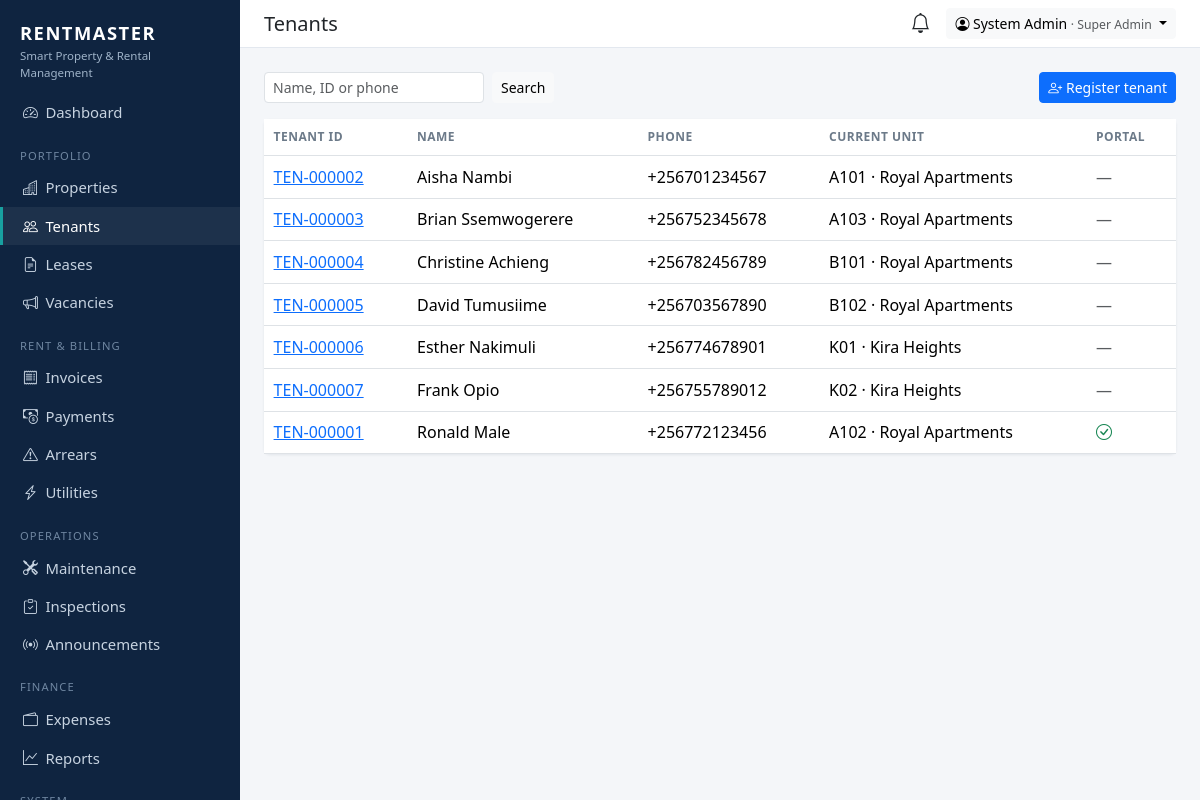
Page /tenants/ (signed in) on the committed database.
### apps/accounts/models.py (models this page shows, shortened)
class User(AbstractUser):
    role = models.CharField(max_length=20, choices=Role.choices, default=Role.TENANT)
    phone = models.CharField(max_length=20, blank=True)
    totp_secret = models.CharField(max_length=64, blank=True, editable=False)
    totp_enabled = models.BooleanField("Two-factor authentication", default=False, editable=False)
    def __str__(self):
        return self.get_full_name() or self.username

### apps/tenants/models.py (models this page shows, shortened)
class Tenant(models.Model):
    tenant_id = models.CharField(max_length=20, unique=True, editable=False)
    user = models.OneToOneField(
        settings.AUTH_USER_MODEL, null=True, blank=True, on_delete=models.SET_NULL,
        related_name="tenant_profile", help_text="Portal login (optional)",
    )
    full_name = models.CharField(max_length=150)
    phone = models.CharField(max_length=20, help_text="e.g. +256772000000")
    email = models.EmailField(blank=True)
    national_id = models.CharField("National ID / Passport No.", max_length=40, blank=True)
    occupation = models.CharField(max_length=100, blank=True)
    current_address = models.CharField(max_length=200, blank=True)
    emergency_contact_name = models.CharField(max_length=150, blank=True)
    emergency_contact_phone = models.CharField(max_length=20, blank=True)
    photo = models.FileField(upload_to="tenants/", blank=True, storage=private_storage, validators=[IMAGE_EXTS])
    registered_by = models.ForeignKey(settings.AUTH_USER_MODEL, null=True, blank=True, on_delete=models.SET_NULL,
                                      related_name="+", editable=False)
    created_at = models.DateTimeField(auto_now_add=True)
    class Meta:
        ordering = ["full_name"]
    @property
    def active_lease(self):
        return self.leases.filter(status=Lease.Status.ACTIVE).select_related("unit__building__property").first()

class Lease(models.Model):
    class Frequency(models.TextChoices):
        MONTHLY = "MONTHLY", "Monthly"
        QUARTERLY = "QUARTERLY", "Quarterly"
        BIANNUAL = "BIANNUAL", "Every 6 months"
        ANNUAL = "ANNUAL", "Annually"
    class Status(models.TextChoices):
        DRAFT = "DRAFT", "Draft"
        ACTIVE = "ACTIVE", "Active"
        EXPIRED = "EXPIRED", "Expired"
        TERMINATED = "TERMINATED", "Terminated"
    MONTHS_PER_PERIOD = {"MONTHLY": 1, "QUARTERLY": 3, "BIANNUAL": 6, "ANNUAL": 12}
    tenant = models.ForeignKey(Tenant, on_delete=models.PROTECT, related_name="leases")
    unit = models.ForeignKey(Unit, on_delete=models.PROTECT, related_name="leases")
    start_date = models.DateField()
    end_date = models.DateField()
    monthly_rent = models.DecimalField(max_digits=12, decimal_places=0)
    security_deposit = models.DecimalField(max_digits=12, decimal_places=0, default=0)
    payment_frequency = models.CharField(max_length=10, choices=Frequency.choices, default=Frequency.MONTHLY)
    due_day = models.PositiveSmallIntegerField(default=1, help_text="Day of month rent is due (1-28)")
    grace_period_days = models.PositiveSmallIntegerField(default=5)
    late_fee = models.DecimalField(max_digits=12, decimal_places=0, default=0, help_text="Flat fee once grace period ends")
    status = models.CharField(max_length=12, choices=Status.choices, default=Status.ACTIVE)
    agreement = models.FileField(upload_to="leases/", blank=True, storage=private_storage, validators=[DOC_EXTS])
    notes = models.TextField(blank=True)
    created_at = models.DateTimeField(auto_now_add=True)
    class Meta:
        ordering = ["-start_date"]

### apps/properties/models.py (models this page shows, shortened)
class Unit(models.Model):
    class Type(models.TextChoices):
        SINGLE = "SINGLE", "Single room"
        DOUBLE = "DOUBLE", "Double room"
        STUDIO = "STUDIO", "Studio"
        ONE_BED = "1BR", "1 bedroom"
        TWO_BED = "2BR", "2 bedroom"
        THREE_BED = "3BR", "3 bedroom"
        SHOP = "SHOP", "Shop"
        OFFICE = "OFFICE", "Office"
    class Status(models.TextChoices):
        AVAILABLE = "AVAILABLE", "Available"
        RESERVED = "RESERVED", "Reserved"
        OCCUPIED = "OCCUPIED", "Occupied"
        MAINTENANCE = "MAINTENANCE", "Under maintenance"
        VACANT = "VACANT", "Vacant"
    building = models.ForeignKey(Building, on_delete=models.CASCADE, related_name="units")
    number = models.CharField(max_length=20)
    unit_type = models.CharField(max_length=10, choices=Type.choices, default=Type.ONE_BED)
    monthly_rent = models.DecimalField(max_digits=12, decimal_places=0)
    security_deposit = models.DecimalField(max_digits=12, decimal_places=0, default=0)
    status = models.CharField(max_length=15, choices=Status.choices, default=Status.AVAILABLE)
    electricity_meter = models.CharField(max_length=40, blank=True)
    water_meter = models.CharField(max_length=40, blank=True)
    photo = models.FileField(upload_to="units/", blank=True, validators=[IMAGE_EXTS])
    notes = models.TextField(blank=True)
    class Meta:
        ordering = ["building", "number"]
        unique_together = [("building", "number")]
    property = property(lambda self: self.building.property)

class Building(models.Model):
    property = models.ForeignKey(Property, on_delete=models.CASCADE, related_name="buildings")
    name = models.CharField(max_length=100, help_text="e.g. Block A")
    floors = models.PositiveSmallIntegerField(default=1)
    class Meta:
        ordering = ["property", "name"]
        unique_together = [("property", "name")]

class Property(models.Model):
    class Type(models.TextChoices):
        APARTMENT = "APARTMENT", "Apartment block"
        HOUSE = "HOUSE", "Houses / estate"
        COMMERCIAL = "COMMERCIAL", "Commercial"
        MIXED = "MIXED", "Mixed use"
        HOSTEL = "HOSTEL", "Hostel"
    class Status(models.TextChoices):
        ACTIVE = "ACTIVE", "Active"
        INACTIVE = "INACTIVE", "Inactive"
        UNDER_CONSTRUCTION = "UNDER_CONSTRUCTION", "Under construction"
    name = models.CharField(max_length=150)
    code = models.CharField(max_length=20, unique=True, help_text="Short code, e.g. ROYAL")
    property_type = models.CharField(max_length=20, choices=Type.choices, default=Type.APARTMENT)
    location = models.CharField(max_length=200)
    latitude = models.DecimalField(max_digits=9, decimal_places=6, null=True, blank=True)
    longitude = models.DecimalField(max_digits=9, decimal_places=6, null=True, blank=True)
    owner = models.ForeignKey(
        settings.AUTH_USER_MODEL, on_delete=models.PROTECT, related_name="owned_properties",
        limit_choices_to={"role": "OWNER"},
    )
    managers = models.ManyToManyField(
        settings.AUTH_USER_MODEL, blank=True, related_name="managed_properties",
        limit_choices_to={"role__in": ["MANAGER", "CARETAKER"]},
        help_text="Managers and caretakers who can work on this property.",
    )
    photo = models.FileField(upload_to="properties/", blank=True, validators=[IMAGE_EXTS])
    status = models.CharField(max_length=20, choices=Status.choices, default=Status.ACTIVE)
    notes = models.TextField(blank=True)
    created_at = models.DateTimeField(auto_now_add=True)
    class Meta:
        ordering = ["name"]
        verbose_name_plural = "properties"

### apps/tenants/views.py (the view)
# urls.py: path("", views.tenant_list, name="list"),
@role_required(*VIEW_ROLES)
def tenant_list(request):
    tenants = tenants_for(request.user)
    q = request.GET.get("q", "").strip()
    if q:
        tenants = tenants.filter(Q(full_name__icontains=q) | Q(tenant_id__icontains=q) | Q(phone__icontains=q))
    return render(request, "tenants/tenant_list.html", {"tenants": tenants, "q": q})

### apps/accounts/permissions.py (called while the page is built)
def role_required(*roles):
    def decorator(view):
        @wraps(view)
        def wrapped(request, *args, **kwargs):
            if not request.user.is_authenticated:
                from django.contrib.auth.views import redirect_to_login
                return redirect_to_login(request.get_full_path())
            if request.user.role not in roles:
                raise PermissionDenied
            return view(request, *args, **kwargs)
        return wrapped
    return decorator

### apps/core/scoping.py (called while the page is built, shortened)
def tenants_for(user):
    from apps.tenants.models import Tenant
    if user.role == Role.TENANT:
        return Tenant.objects.filter(user=user)
    if user.role in ALL_ACCESS:
        return Tenant.objects.all()

### templates/tenants/tenant_list.html
{% extends "base.html" %}{% load rm %}
{% block heading %}Tenants{% endblock %}
{% block content %}
<div class="d-flex gap-2 mb-3">
  <form class="d-flex gap-2" method="get"><input class="form-control form-control-sm" name="q" value="{{ q }}" placeholder="Name, ID or phone"><button class="btn btn-sm btn-light">Search</button></form>
  {% if nav.can_manage %}<a href="{% url 'tenants:create' %}" class="btn btn-primary btn-sm ms-auto"><i class="bi bi-person-plus"></i> Register tenant</a>{% endif %}
</div>
<div class="card"><div class="card-body p-0">
  <table class="table table-hover mb-0">
    <thead><tr><th>Tenant ID</th><th>Name</th><th>Phone</th><th>Current unit</th><th>Portal</th></tr></thead>
    {% for t in tenants %}
      <tr><td><a href="{% url 'tenants:detail' t.pk %}">{{ t.tenant_id }}</a></td><td>{{ t.full_name }}</td><td>{{ t.phone }}</td>
        <td>{% with l=t.active_lease %}{% if l %}{{ l.unit.number }} · {{ l.unit.building.property.name }}{% else %}<span class="text-muted">—</span>{% endif %}{% endwith %}</td>
        <td>{% if t.user_id %}<i class="bi bi-check-circle text-success"></i>{% else %}<span class="text-muted">—</span>{% endif %}</td></tr>
    {% empty %}<tr><td colspan="5" class="text-muted p-3">No tenants found.</td></tr>{% endfor %}
  </table>
</div></div>
{% endblock %}

### templates/base.html (shortened to what this page needs)
<!doctype html>
<html lang="en">
<head>
  <link href="https://cdn.jsdelivr.net/npm/bootstrap@5.3.3/dist/css/bootstrap.min.css" rel="stylesheet">
  <link href="https://cdn.jsdelivr.net/npm/bootstrap-icons@1.11.3/font/bootstrap-icons.min.css" rel="stylesheet">
</head>
<body>
{% if user.is_authenticated %}
{% with p=request.path %}
<nav class="rm-sidebar">
  <div class="brand">RENTMASTER<small>Smart Property &amp; Rental Management</small></div>
  <ul class="nav flex-column mt-2">
    <li><a class="nav-link {% if p == '/' %}active{% endif %}" href="{% url 'dashboard' %}"><i class="bi bi-speedometer2"></i>Dashboard</a></li>
    {% if nav.properties %}
    <li class="section">Portfolio</li>
    <li><a class="nav-link {% if '/properties/' in p %}active{% endif %}" href="{% url 'properties:list' %}"><i class="bi bi-buildings"></i>Properties</a></li>
    <li><a class="nav-link {% if p == '/tenants/' or '/tenants/new' in p %}active{% endif %}" href="{% url 'tenants:list' %}"><i class="bi bi-people"></i>Tenants</a></li>
    <li><a class="nav-link {% if '/leases/' in p %}active{% endif %}" href="{% url 'tenants:lease_list' %}"><i class="bi bi-file-earmark-text"></i>Leases</a></li>
    {% endif %}
    {% if nav.vacancies %}<li><a class="nav-link {% if '/vacancies/' in p %}active{% endif %}" href="{% url 'vacancies:listing_list' %}"><i class="bi bi-megaphone"></i>Vacancies</a></li>{% endif %}
    {% if nav.billing %}
    <li class="section">{% if nav.is_tenant %}My account{% else %}Rent &amp; billing{% endif %}</li>
    <li><a class="nav-link {% if '/invoices/' in p %}active{% endif %}" href="{% url 'billing:invoice_list' %}"><i class="bi bi-receipt"></i>Invoices</a></li>
    <li><a class="nav-link {% if '/payments/' in p %}active{% endif %}" href="{% url 'billing:payment_list' %}"><i class="bi bi-cash-coin"></i>Payments</a></li>
    {% endif %}
    {% if nav.arrears %}<li><a class="nav-link {% if '/arrears/' in p %}active{% endif %}" href="{% url 'billing:arrears' %}"><i class="bi bi-exclamation-triangle"></i>Arrears</a></li>{% endif %}
    {% if nav.utilities %}<li><a class="nav-link {% if '/utilities/' in p %}active{% endif %}" href="{% url 'billing:utility_list' %}"><i class="bi bi-lightning-charge"></i>Utilities</a></li>{% endif %}
    <li class="section">Operations</li>
    <li><a class="nav-link {% if '/maintenance/' in p %}active{% endif %}" href="{% url 'maintenance:list' %}"><i class="bi bi-tools"></i>Maintenance</a></li>
    {% if nav.inspections %}<li><a class="nav-link {% if '/inspections/' in p %}active{% endif %}" href="{% url 'inspections:list' %}"><i class="bi bi-clipboard-check"></i>Inspections</a></li>{% endif %}
    {% if nav.announce %}<li><a class="nav-link {% if '/announcements/' in p %}active{% endif %}" href="{% url 'announcement' %}"><i class="bi bi-broadcast"></i>Announcements</a></li>{% endif %}
    {% if nav.finance %}
    <li class="section">Finance</li>
    <li><a class="nav-link {% if '/expenses/' in p %}active{% endif %}" href="{% url 'finance:expense_list' %}"><i class="bi bi-wallet2"></i>Expenses</a></li>
    <li><a class="nav-link {% if '/reports/' in p %}active{% endif %}" href="{% url 'finance:report' %}"><i class="bi bi-graph-up"></i>Reports</a></li>
    {% endif %}
    {% if nav.audit or nav.admin %}<li class="section">System</li>{% endif %}
  </ul>
</nav>
<div class="rm-main">
  <div class="rm-topbar d-flex align-items-center justify-content-between px-4 py-2 no-print">
    <h1 class="h5 mb-0">{% block heading %}{% endblock %}</h1>
    <div class="d-flex align-items-center gap-3">
      <a href="{% url 'notifications' %}" class="position-relative text-body" title="Notifications">
        <i class="bi bi-bell fs-5"></i>
      </a>
      <div class="dropdown">
        <button class="btn btn-sm btn-light dropdown-toggle" data-bs-toggle="dropdown">
          <i class="bi bi-person-circle"></i> {{ user }} <span class="text-muted small">· {{ user.get_role_display }}</span>
        </button>
      </div>
    </div>
  </div>
  <main class="p-4">
    {% block content %}{% endblock %}
  </main>
</div>
{% endwith %}
{% else %}
  {% block public %}{% endblock %}
{% endif %}
</body>
</html>

### templates/base.html (style rules this page uses)
:root { --rm-navy: #0f2440; --rm-accent: #18a0a0; }
body { background: #f4f6f9; }
.rm-sidebar { background: var(--rm-navy); min-height: 100vh; width: 240px; position: fixed; top: 0; left: 0; overflow-y: auto; z-index: 1030; }
.rm-sidebar .brand { color: #fff; font-weight: 800; letter-spacing: .08em; padding: 1.2rem 1.25rem .25rem; font-size: 1.15rem; }
.rm-sidebar .brand small { display:block; font-weight: 400; letter-spacing: 0; color: #9fb3c8; font-size: .72rem; }
.rm-sidebar .nav-link { color: #c7d3e0; padding: .5rem 1.25rem; border-left: 3px solid transparent; font-size: .93rem; }
.rm-sidebar .nav-link i { width: 1.4rem; display: inline-block; }
.rm-sidebar .nav-link:hover, .rm-sidebar .nav-link.active { color: #fff; background: rgba(255,255,255,.06); border-left-color: var(--rm-accent); }
.rm-sidebar .section { color: #6f86a0; font-size: .7rem; text-transform: uppercase; letter-spacing: .1em; padding: 1rem 1.25rem .25rem; }
.rm-main { margin-left: 240px; }
.rm-topbar { background: #fff; border-bottom: 1px solid #e3e8ef; }
.card { border: 0; box-shadow: 0 1px 3px rgba(15,36,64,.08); }
.table > :not(caption) > * > * { padding: .55rem .6rem; }
.table thead th { font-size: .75rem; text-transform: uppercase; color: #6c7a89; letter-spacing: .04em; }

### rows in the picture
User: first_name+last_name "System Admin", role "Super Admin"
Tenant: tenant_id "TEN-000002", full_name "Aisha Nambi", phone "+256701234567", active_lease.unit.number "A101", active_lease.unit.building.property.name "Royal Apartments"
Tenant: tenant_id "TEN-000003", full_name "Brian Ssemwogerere", phone "+256752345678", active_lease.unit.number "A103", active_lease.unit.building.property.name "Royal Apartments"
Tenant: tenant_id "TEN-000004", full_name "Christine Achieng", phone "+256782456789", active_lease.unit.number "B101", active_lease.unit.building.property.name "Royal Apartments"
Tenant: tenant_id "TEN-000005", full_name "David Tumusiime", phone "+256703567890", active_lease.unit.number "B102", active_lease.unit.building.property.name "Royal Apartments"
Tenant: tenant_id "TEN-000006", full_name "Esther Nakimuli", phone "+256774678901", active_lease.unit.number "K01", active_lease.unit.building.property.name "Kira Heights"
Tenant: tenant_id "TEN-000007", full_name "Frank Opio", phone "+256755789012", active_lease.unit.number "K02", active_lease.unit.building.property.name "Kira Heights"
Tenant: tenant_id "TEN-000001", full_name "Ronald Male", phone "+256772123456", active_lease.unit.number "A102", active_lease.unit.building.property.name "Royal Apartments"
